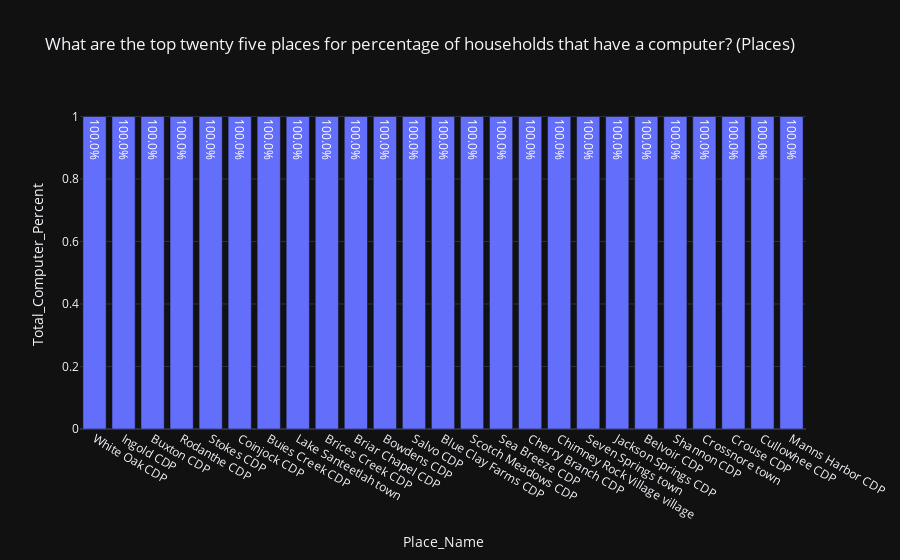

The cell this chart's notebook holds for it:
### Code cell
fig = px.bar(top_computer_percent,
             x="Place_Name",
             y="Total_Computer_Percent",
             template="plotly_dark",
             title="What are the top twenty five places for percentage of households that have a computer? (Places)",
             text='Total_Computer_Percent'
             )
fig.update_traces(textposition="auto", texttemplate="%{text:.1%}")
fig.show()

### Figure 1 — Plotly figure (JSON) as saved in the notebook; plotly's stock layout.template omitted (floating-point values rounded to 4 significant figures)
{"data": [{"alignmentgroup": "True", "hovertemplate": "Place_Name=%{x}<br>Total_Computer_Percent=%{text}<extra></extra>", "legendgroup": "", "marker": {"color": "#636efa", "pattern": {"shape": ""}}, "name": "", "offsetgroup": "", "orientation": "v", "showlegend": false, "text": [1.0, 1.0, 1.0, 1.0, 1.0, 1.0, 1.0, 1.0, 1.0, 1.0, 1.0, 1.0, 1.0, 1.0, 1.0, 1.0, 1.0, 1.0, 1.0, 1.0, 1.0, 1.0, 1.0, 1.0, 1.0], "textposition": "auto", "x": ["White Oak CDP", "Ingold CDP", "Buxton CDP", "Rodanthe CDP", "Stokes CDP", "Coinjock CDP", "Buies Creek CDP", "Lake Santeetlah town", "Brices Creek CDP", "Briar Chapel CDP", "Bowdens CDP", "Salvo CDP", "Blue Clay Farms CDP", "Scotch Meadows CDP", "Sea Breeze CDP", "Cherry Branch CDP", "Chimney Rock Village village", "Seven Springs town", "Jackson Springs CDP", "Belvoir CDP", "Shannon CDP", "Crossnore town", "Crouse CDP", "Cullowhee CDP", "Manns Harbor CDP"], "xaxis": "x", "y": [1.0, 1.0, 1.0, 1.0, 1.0, 1.0, 1.0, 1.0, 1.0, 1.0, 1.0, 1.0, 1.0, 1.0, 1.0, 1.0, 1.0, 1.0, 1.0, 1.0, 1.0, 1.0, 1.0, 1.0, 1.0], "yaxis": "y", "type": "bar", "texttemplate": "%{text:.1%}"}], "layout": {"xaxis": {"anchor": "y", "domain": [0.0, 1.0], "title": {"text": "Place_Name"}}, "yaxis": {"anchor": "x", "domain": [0.0, 1.0], "title": {"text": "Total_Computer_Percent"}}, "legend": {"tracegroupgap": 0}, "title": {"text": "What are the top twenty five places for percentage of households that have a computer? (Places)"}, "barmode": "relative"}}
